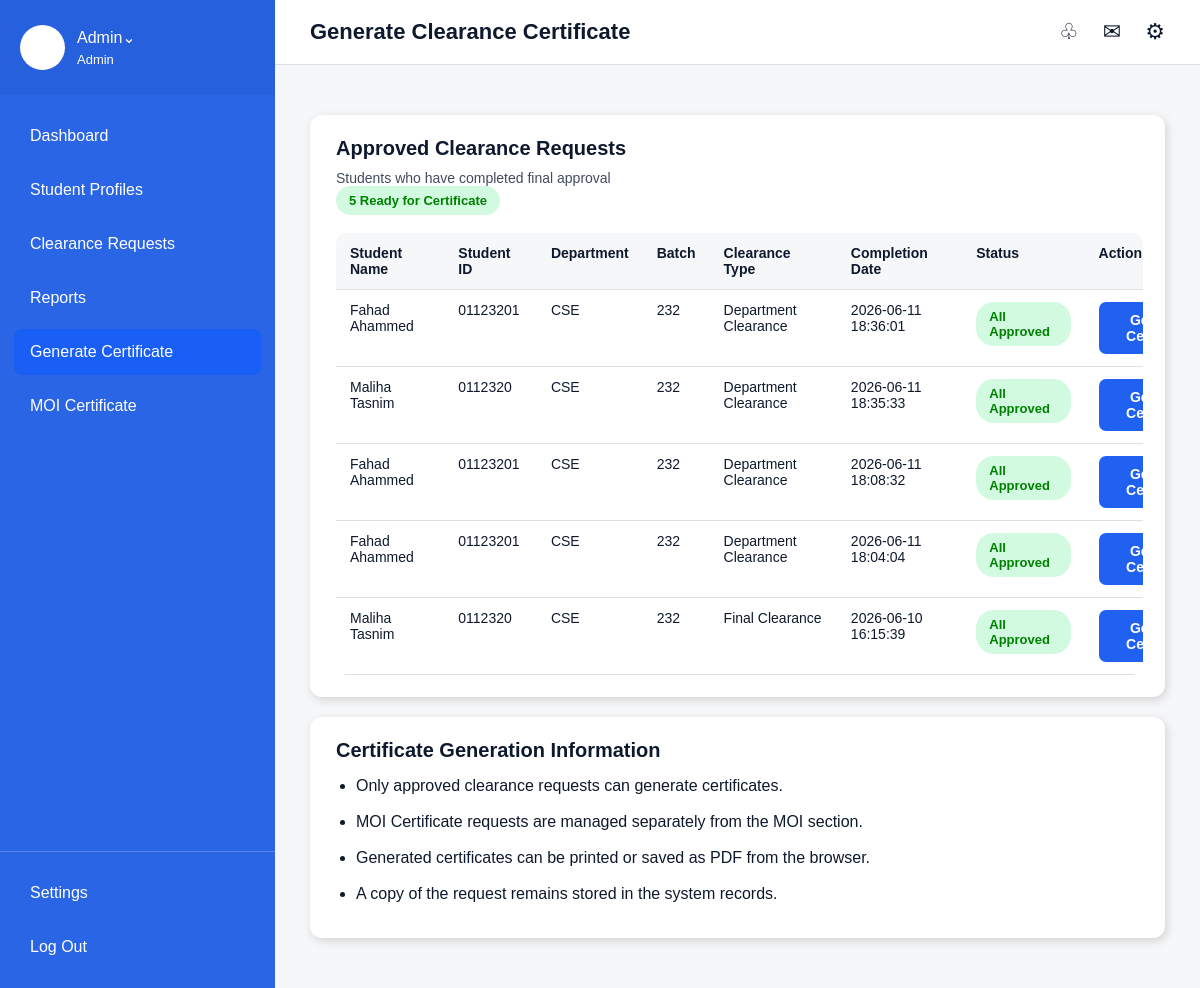
Page /generate-certificate.php (signed in) on the committed database.
### tables this page shows
CREATE TABLE `clearance_requests` (
  `request_id` int(11) NOT NULL,
  `student_id` int(11) NOT NULL,
  `status` varchar(50) DEFAULT 'Pending',
  `comment` text DEFAULT NULL,
  `request_date` timestamp NOT NULL DEFAULT current_timestamp(),
  `clearance_type` varchar(100) DEFAULT 'Final Clearance',
  `department` varchar(100) DEFAULT 'All Departments',
  `reason` text DEFAULT NULL,
  `is_emergency` varchar(20) DEFAULT 'No'
);

CREATE TABLE `students` (
  `student_id` int(11) NOT NULL,
  `name` varchar(100) NOT NULL,
  `roll` varchar(50) NOT NULL,
  `department` varchar(100) NOT NULL,
  `batch` varchar(50) NOT NULL,
  `email` varchar(100) NOT NULL,
  `password` varchar(100) NOT NULL,
  `created_at` timestamp NOT NULL DEFAULT current_timestamp()
);

### generate-certificate.php (the view, shortened to what this page needs)
<?php
include "../db.php";
$approved_sql = "SELECT clearance_requests.*, students.name, students.roll, students.department AS student_department, students.batch, students.email
                 FROM clearance_requests
                 INNER JOIN students ON clearance_requests.student_id = students.student_id
                 WHERE clearance_requests.status='Approved'
                 AND clearance_requests.clearance_type!='MOI Certificate'
                 ORDER BY clearance_requests.request_id DESC";
$approved_result = $conn->query($approved_sql);
$total_ready = $approved_result->num_rows;
?>
<!DOCTYPE html>
<html lang="en">
<head>
    <link rel="stylesheet" type="text/css" href="./admin.css">
</head>
<body>
<div class="page">
    <div class="left">
        <div class="profile">
            <div class="profile-icon"></div>
            <div>
                <div>Admin⌄</div>
                <div class="small-name"><?php echo $_SESSION["admin_name"]; ?></div>
            </div>
        </div>
        <div class="nav">
            <a class="nav-item" href="admin-dashboard.php">Dashboard</a>
            <a class="nav-item" href="student-clearance-profile.php">Student Profiles</a>
            <a class="nav-item" href="clearance-requests.php">Clearance Requests</a>
            <a class="nav-item" href="reports.php">Reports</a>
            <a class="nav-item active" href="generate-certificate.php">Generate Certificate</a>
            <a class="nav-item" href="moi-certificate-management.php">MOI Certificate</a>
        </div>
        <div class="bottom-nav">
            <a class="nav-item" href="settings.php">Settings</a>
            <a class="nav-item" href="../logout.php">Log Out</a>
        </div>
    </div>
    <div class="right">
        <div class="top">
            <div class="top-title">Generate Clearance Certificate</div>
            <div class="top-icons">♧ ✉ ⚙</div>
        </div>
        <div class="content">
            <div class="main-card">
                <div class="request-head">
                    <div>
                        <div class="page-title">Approved Clearance Requests</div>
                        <div class="page-subtitle">Students who have completed final approval</div>
                    </div>
                    <div class="status green"><?php echo $total_ready; ?> Ready for Certificate</div>
                </div>
                <div class="table-box no-shadow">
                    <table>
                        <tr>
                            <th>Student Name</th>
                            <th>Student ID</th>
                            <th>Department</th>
                            <th>Batch</th>
                            <th>Clearance Type</th>
                            <th>Completion Date</th>
                            <th>Status</th>
                            <th>Action</th>
                        </tr>
                        <?php
                        if($approved_result->num_rows > 0){
                            while($row = $approved_result->fetch_assoc()){
                                echo "<tr>";
                                echo "<td>".$row["name"]."</td>";
                                echo "<td>".$row["roll"]."</td>";
                                echo "<td>".$row["student_department"]."</td>";
                                echo "<td>".$row["batch"]."</td>";
                                echo "<td>".$row["clearance_type"]."</td>";
                                echo "<td>".$row["request_date"]."</td>";
                                echo "<td><span class='status green'>All Approved</span></td>";
                                echo "<td>
                                        <a class='blue-btn small-btn' href='certificate-generated.php?request_id=".$row["request_id"]."'>
                                            Generate Certificate
                                        </a>
                                      </td>";
                                echo "</tr>";
                            }
                        }
                        else{
                            echo "<tr><td colspan='8'>No approved clearance request found.</td></tr>";
                        }
                        ?>
                    </table>
                </div>
            </div>
            <div class="info-box">
                <div class="section-title">Certificate Generation Information</div>
                <ul>
                    <li>Only approved clearance requests can generate certificates.</li>
                    <li>MOI Certificate requests are managed separately from the MOI section.</li>
                    <li>Generated certificates can be printed or saved as PDF from the browser.</li>
                    <li>A copy of the request remains stored in the system records.</li>
                </ul>
            </div>
        </div>
    </div>
</div>
</body>
</html>

### admin.css (style rules this page uses)
* { margin: 0; padding: 0; box-sizing: border-box; }
body { font-family: Arial, sans-serif; color: rgb(15, 25, 45); background: rgb(246, 247, 249); }
a { text-decoration: none; color: inherit; }
.page { display: flex; height: 100vh; overflow: hidden; }
.left { width: 275px; height: 100vh; background: rgb(42, 101, 230); color: white; display: flex; flex-direction: column; overflow-y: auto; flex-shrink: 0; }
.profile { display: flex; align-items: center; gap: 12px; padding: 25px 20px; background: rgb(38, 96, 220); }
.profile-icon { width: 45px; height: 45px; background: white; color: rgb(32, 97, 241); border-radius: 50%; text-align: center; line-height: 45px; }
.small-name { font-size: 13px; margin-top: 5px; }
.nav { display: flex; flex-direction: column; padding: 18px 14px; gap: 8px; }
.nav-item { padding: 14px 16px; border-radius: 8px; font-size: 16px; color: white; }
.nav-item:hover, .nav-item.active { background: rgb(25, 94, 245); }
.bottom-nav { margin-top: auto; border-top: 1px solid rgba(255,255,255,0.2); padding: 18px 14px; display: flex; flex-direction: column; gap: 8px; }
.right { flex: 1; height: 100vh; background: rgb(246, 247, 249); overflow-y: auto; overflow-x: hidden; }
.top { height: 65px; background: white; border-bottom: 1px solid rgb(220, 225, 230); display: flex; justify-content: space-between; align-items: center; padding: 0 35px; position: sticky; top: 0; z-index: 10; }
.top-title { font-size: 22px; font-weight: bold; }
.top-icons { word-spacing: 18px; font-size: 22px; }
.content, .admin-content, .profile-content { padding: 30px 35px 50px 35px; }
.dash-card, .admin-summary-card, .report-card, .frontend-card, .activity, .admin-main-card, .main-card, .profile-box, .profile-action-card, .request-card, .info-box { background: white; border-radius: 12px; padding: 22px; box-shadow: 2px 3px 10px lightgray; border-left: 4px solid transparent; margin-top: 20px; }
.dash-title, .section-title, .page-title { font-size: 20px; font-weight: bold; margin-bottom: 10px; }
.small-text, .page-subtitle { font-size: 14px; color: rgb(65, 75, 95); }
.table-box { width: 100%; overflow-x: auto; background: white; border-radius: 10px; margin-top: 18px; }
table, .admin-table, .profile-table { width: 100%; border-collapse: collapse; min-width: 900px; }
th, td, .admin-table th, .admin-table td, .profile-table th, .profile-table td { text-align: left; padding: 12px 14px; border-bottom: 1px solid rgb(220, 225, 230); font-size: 14px; vertical-align: top; }
th, .admin-table th { background: rgb(246, 247, 249); font-weight: bold; }
.blue-btn, .green-btn, .red-btn, .gray-btn, .orange-btn, .dark-btn, .small-btn, .print-btn, .white-btn { color: white; text-align: center; border-radius: 7px; padding: 10px 15px; font-weight: bold; display: inline-block; }
.blue-btn, .small-btn, .print-btn { background: rgb(32, 97, 241); }
.status { padding: 7px 13px; border-radius: 18px; display: inline-block; font-size: 13px; font-weight: bold; }
.green { background: rgb(210, 250, 225); color: green; }
.no-shadow { box-shadow: none; padding: 0; }
.info-box ul, .success-info ul { margin-left: 20px; line-height: 28px; }
li { margin: 8px 0; }

### rows in the picture
clearance_requests: student.name "Fahad Ahammed", student.roll "01123201", student.department "CSE", student.batch "232", clearance_type "Department Clearance", request_date "2026-06-11 18:36:01"
clearance_requests: student.name "Maliha Tasnim", student.roll "0112320", student.department "CSE", student.batch "232", clearance_type "Department Clearance", request_date "2026-06-11 18:35:33"
clearance_requests: student.name "Fahad Ahammed", student.roll "01123201", student.department "CSE", student.batch "232", clearance_type "Department Clearance", request_date "2026-06-11 18:08:32"
clearance_requests: student.name "Fahad Ahammed", student.roll "01123201", student.department "CSE", student.batch "232", clearance_type "Department Clearance", request_date "2026-06-11 18:04:04"
clearance_requests: student.name "Maliha Tasnim", student.roll "0112320", student.department "CSE", student.batch "232", clearance_type "Final Clearance", request_date "2026-06-10 16:15:39"

### other values in the picture
$_SESSION["admin_name"] "Admin"
$total_ready "5"
